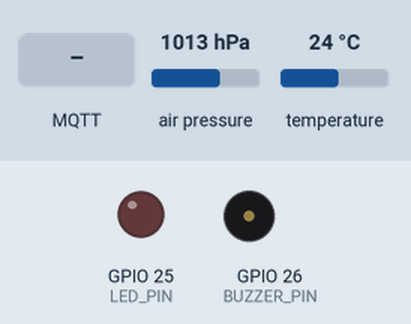
Recording of a sketch running on a simulated ESP32. On the bench: output pins drawn as LEDs (lit = HIGH), buzzer (waves = sounding). Inputs (shaded band) come from the test bench; at power-on: air pressure 1013 hPa, temperature 24 °C. WiFi joins after 1.5 s; servers stay silent unless stated; no MQTT or app messages arrive unless stated; what the sketch prints to the serial monitor is not drawn.

Above: at 1.2 s.
1.3 s: air pressure set to 1003 hPa
3.2 s: air pressure set to 999 hPa
At 5.1 s:
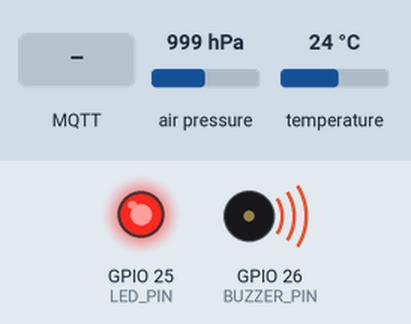
5.5 s: MQTT message "ON" arrives on the first subscribed topic
7.0 s: air pressure set to 1025 hPa
At 9.2 s:
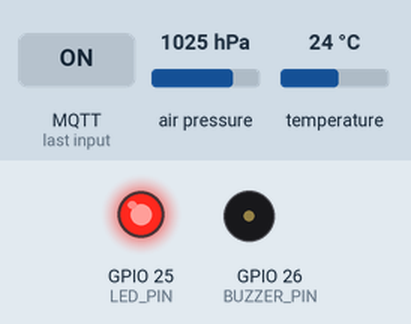
9.6 s: air pressure set to 952 hPa
At 11.2 s:
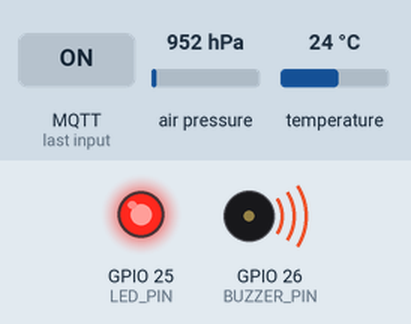
11.6 s: MQTT message "1" arrives on the first subscribed topic
Timing chart, 0 to 14.1 s (numbered marks = the images above; inputs shaded):
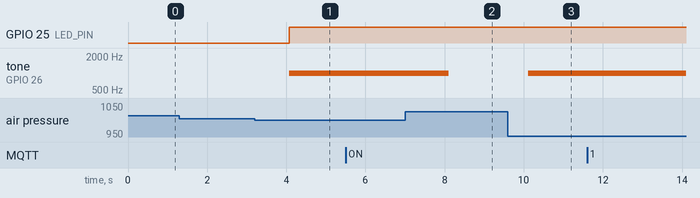

The sketch:

lab3-de1.ino
```cpp
#include <WiFi.h>
#include <Wire.h>
#include <Adafruit_BMP085.h>
#include <PubSubClient.h>
#include <math.h>

// Cau hinh chan
#define LED_PIN 25
#define BUZZER_PIN 26
#define SDA_PIN 21
#define SCL_PIN 22

// WiFi
const char* ssid = "Wokwi-GUEST";
const char* password = "";

// MQTT
const char* mqtt_server = "broker.hivemq.com";
const int mqtt_port = 1883;

const char* topic_data = "runner/telemetry";
const char* topic_led = "runner/control/led";
const char* topic_buzzer = "runner/control/buzzer";

// Nguong canh bao
#define SEA_LEVEL_PRESSURE 101325.0
#define ALT_CHANGE 100.0
#define TEMP_MAX 35.0
#define TEMP_MIN 10.0

Adafruit_BMP085 bmp;
WiFiClient espClient;
PubSubClient mqtt(espClient);

struct SensorData {
  float temperature;
  float pressure;
  float altitude;
  float initialAltitude;
  float altitudeChange;
  bool altitudeAlert;
  bool temperatureAlert;
};

struct AlertData {
  float temperature;
  float altitude;
  float initialAltitude;
  float altitudeChange;
  bool altitudeAlert;
  bool temperatureAlert;
};

QueueHandle_t dataQueue;
QueueHandle_t dataAlert;
SemaphoreHandle_t serialMutex;

portMUX_TYPE controlMux = portMUX_INITIALIZER_UNLOCKED;

volatile bool manualLed = false;
volatile bool manualBuzzer = false;

// Bao ve Serial
void lockSerial() {
  xSemaphoreTake(serialMutex, portMAX_DELAY);
}

void unlockSerial() {
  xSemaphoreGive(serialMutex);
}

// Nhan lenh dieu khien tu MQTT
void mqttCallback(char* topic, byte* payload, unsigned int length) {
  String message;

  for (unsigned int i = 0; i < length; i++) {
    message += (char)payload[i];
  }

  message.trim();
  message.toUpperCase();

  bool state;

  if (message == "ON" || message == "1") {
    state = true;
  } else if (message == "OFF" || message == "0") {
    state = false;
  } else {
    return;
  }

  portENTER_CRITICAL(&controlMux);

  if (strcmp(topic, topic_led) == 0) {
    manualLed = state;
  }

  if (strcmp(topic, topic_buzzer) == 0) {
    manualBuzzer = state;
  }

  portEXIT_CRITICAL(&controlMux);

  lockSerial();
  Serial.print("MQTT Control: ");
  Serial.print(topic);
  Serial.print(" = ");
  Serial.println(message);
  unlockSerial();
}

// Ket noi lai MQTT
void reconnectMQTT() {
  while (!mqtt.connected()) {
    lockSerial();
    Serial.println("Dang ket noi MQTT...");
    unlockSerial();

    String clientId = "ESP32Runner-";
    clientId += String((uint32_t)ESP.getEfuseMac(), HEX);

    if (mqtt.connect(clientId.c_str())) {
      lockSerial();
      Serial.println("MQTT connected!");
      unlockSerial();

      mqtt.subscribe(topic_led);
      mqtt.subscribe(topic_buzzer);
    } else {
      lockSerial();
      Serial.print("MQTT failed, state = ");
      Serial.println(mqtt.state());
      unlockSerial();

      vTaskDelay(pdMS_TO_TICKS(2000));
    }
  }
}

// Task doc cam bien - Core 1
void TaskReadData(void* pvParameters) {
  SensorData sensor;
  AlertData alert;

  bool firstReading = true;
  float initialAltitude = 0.0;

  while (true) {
    sensor.temperature = bmp.readTemperature();
    sensor.pressure = bmp.readPressure();
    sensor.altitude = bmp.readAltitude(SEA_LEVEL_PRESSURE);

    if (!isfinite(sensor.temperature) ||
        !isfinite(sensor.pressure) ||
        !isfinite(sensor.altitude)) {

      lockSerial();
      Serial.println("BMP180 DATA ERROR!");
      unlockSerial();

      vTaskDelay(pdMS_TO_TICKS(1000));
      continue;
    }

    if (firstReading) {
      initialAltitude = sensor.altitude;
      firstReading = false;

      lockSerial();
      Serial.print("Initial altitude: ");
      Serial.println(initialAltitude);
      unlockSerial();
    }

    sensor.initialAltitude = initialAltitude;

    sensor.altitudeChange =
      fabsf(sensor.altitude - initialAltitude);

    sensor.altitudeAlert =
      sensor.altitudeChange >= ALT_CHANGE;

    sensor.temperatureAlert =
      (sensor.temperature > TEMP_MAX ||
       sensor.temperature < TEMP_MIN);

    lockSerial();

    Serial.println("\n===== SENSOR DATA =====");

    Serial.print("Temperature: ");
    Serial.print(sensor.temperature);
    Serial.println(" C");

    Serial.print("Pressure: ");
    Serial.print(sensor.pressure / 100.0);
    Serial.println(" hPa");

    Serial.print("Altitude: ");
    Serial.print(sensor.altitude);
    Serial.println(" m");

    Serial.print("Altitude change: ");
    Serial.print(sensor.altitudeChange);
    Serial.println(" m");

    Serial.print("Altitude alert: ");
    Serial.println(sensor.altitudeAlert ? "ON" : "OFF");

    Serial.print("Temperature alert: ");
    Serial.println(sensor.temperatureAlert ? "ON" : "OFF");

    unlockSerial();

    xQueueSend(dataQueue, &sensor, 0);

    alert.temperature = sensor.temperature;
    alert.altitude = sensor.altitude;
    alert.initialAltitude = sensor.initialAltitude;
    alert.altitudeChange = sensor.altitudeChange;
    alert.altitudeAlert = sensor.altitudeAlert;
    alert.temperatureAlert = sensor.temperatureAlert;

    xQueueOverwrite(dataAlert, &alert);

    vTaskDelay(pdMS_TO_TICKS(2000));
  }
}

// Task gui du lieu MQTT - Core 0
void TaskSendData(void* pvParameters) {
  SensorData sensor;

  WiFi.begin(ssid, password);

  lockSerial();
  Serial.println("Connecting to WiFi...");
  unlockSerial();

  while (WiFi.status() != WL_CONNECTED) {
    vTaskDelay(pdMS_TO_TICKS(500));
  }

  lockSerial();
  Serial.println("WiFi connected!");
  Serial.print("IP Address: ");
  Serial.println(WiFi.localIP());
  unlockSerial();

  mqtt.setServer(mqtt_server, mqtt_port);
  mqtt.setCallback(mqttCallback);
  mqtt.setBufferSize(512);

  while (true) {
    if (WiFi.status() != WL_CONNECTED) {
      WiFi.reconnect();
      vTaskDelay(pdMS_TO_TICKS(1000));
      continue;
    }

    if (!mqtt.connected()) {
      reconnectMQTT();
    }

    mqtt.loop();

    if (xQueueReceive(dataQueue, &sensor,
                      pdMS_TO_TICKS(100)) == pdTRUE) {

      char json[512];

      snprintf(json, sizeof(json),
        "{"
        "\"temperature\":%.2f,"
        "\"pressure\":%.2f,"
        "\"altitude\":%.2f,"
        "\"initialAltitude\":%.2f,"
        "\"altitudeChange\":%.2f,"
        "\"altitudeAlert\":%s,"
        "\"temperatureAlert\":%s,"
        "\"altitudeThreshold\":%.2f,"
        "\"tempMax\":%.2f,"
        "\"tempMin\":%.2f"
        "}",

        sensor.temperature,
        sensor.pressure / 100.0,
        sensor.altitude,
        sensor.initialAltitude,
        sensor.altitudeChange,
        sensor.altitudeAlert ? "true" : "false",
        sensor.temperatureAlert ? "true" : "false",
        (double)ALT_CHANGE,
        (double)TEMP_MAX,
        (double)TEMP_MIN
      );

      bool result = mqtt.publish(topic_data, json);

      lockSerial();

      if (result) {
        Serial.println("MQTT PUBLISH SUCCESS!");
        Serial.println(json);
      } else {
        Serial.println("MQTT PUBLISH FAILED!");
      }

      unlockSerial();
    }

    vTaskDelay(pdMS_TO_TICKS(10));
  }
}

// Task canh bao - Core 1
void TaskAlert(void* pvParameters) {
  AlertData alert = {};

  bool gotData = false;
  bool lastAutoAlert = false;

  while (true) {
    if (xQueueReceive(dataAlert, &alert,
                      pdMS_TO_TICKS(100)) == pdTRUE) {
      gotData = true;

      lockSerial();

      Serial.println("\n===== ALERT SYSTEM =====");
      Serial.print("Temperature alert: ");
      Serial.println(alert.temperatureAlert ? "YES" : "NO");

      Serial.print("Altitude alert: ");
      Serial.println(alert.altitudeAlert ? "YES" : "NO");

      unlockSerial();
    }

    bool ledManual;
    bool buzzerManual;

    portENTER_CRITICAL(&controlMux);
    ledManual = manualLed;
    buzzerManual = manualBuzzer;
    portEXIT_CRITICAL(&controlMux);

    bool autoAlert = gotData &&
      (alert.altitudeAlert || alert.temperatureAlert);

    bool ledState = autoAlert || ledManual;
    bool buzzerState = autoAlert || buzzerManual;

    digitalWrite(LED_PIN, ledState ? HIGH : LOW);

    if (buzzerState) {
      tone(BUZZER_PIN, 1000);
    } else {
      noTone(BUZZER_PIN);
    }

    if (autoAlert != lastAutoAlert) {
      lockSerial();

      Serial.println(autoAlert
        ? "AUTOMATIC WARNING ON!"
        : "Automatic warning OFF");

      unlockSerial();

      lastAutoAlert = autoAlert;
    }

    vTaskDelay(pdMS_TO_TICKS(50));
  }
}

// Khoi tao he thong
void setup() {
  Serial.begin(115200);

  pinMode(LED_PIN, OUTPUT);
  pinMode(BUZZER_PIN, OUTPUT);

  digitalWrite(LED_PIN, LOW);
  noTone(BUZZER_PIN);

  Wire.begin(SDA_PIN, SCL_PIN);

  if (!bmp.begin()) {
    Serial.println("BMP180 NOT FOUND!");

    while (true) {
      delay(1000);
    }
  }

  Serial.println("BMP180 initialized!");

  serialMutex = xSemaphoreCreateMutex();

  dataQueue = xQueueCreate(10, sizeof(SensorData));
  dataAlert = xQueueCreate(1, sizeof(AlertData));

  if (serialMutex == NULL ||
      dataQueue == NULL ||
      dataAlert == NULL) {

    Serial.println("FreeRTOS resource creation failed!");

    while (true) {
      delay(1000);
    }
  }

  xTaskCreatePinnedToCore(
    TaskReadData,
    "TaskReadData",
    4096,
    NULL,
    2,
    NULL,
    1
  );

  xTaskCreatePinnedToCore(
    TaskSendData,
    "TaskSendData",
    6144,
    NULL,
    1,
    NULL,
    0
  );

  xTaskCreatePinnedToCore(
    TaskAlert,
    "TaskAlert",
    4096,
    NULL,
    2,
    NULL,
    1
  );

  Serial.println("Runner Monitoring System Started!");
}

void loop() {
  vTaskDelay(pdMS_TO_TICKS(1000));
}
```

Measured:
- the behaviour switches between 1002 and 1001 hPa on air pressure (found by bisection; images 0 and 1)
- after the input at 1.3 s, every drawn part: stays the same
- after the input at 3.2 s, GPIO 25 (LED_PIN): LOW → HIGH after 0.88 s; tone on GPIO 26 (BUZZER_PIN): silent → 1000 Hz after 0.88 s
- after the input at 5.5 s, every drawn part: stays the same
- after the input at 7.0 s, tone on GPIO 26 (BUZZER_PIN): 1000 Hz → silent after 1.1 s
- after the input at 9.6 s, tone on GPIO 26 (BUZZER_PIN): silent → 1000 Hz after 0.52 s
- after the input at 11.6 s, every drawn part: stays the same
